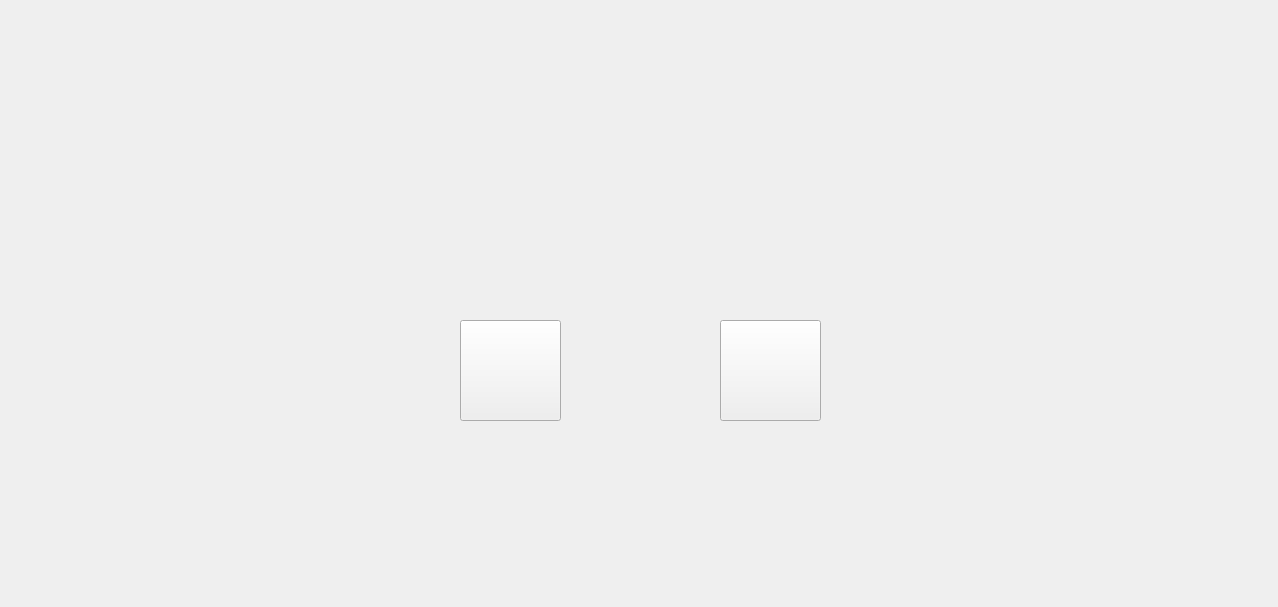
<?xml version="1.0" encoding="UTF-8"?>
<ui version="4.0">
 <class>Exit</class>
 <widget class="QWidget" name="Exit">
  <property name="geometry">
   <rect>
    <x>0</x>
    <y>0</y>
    <width>1278</width>
    <height>607</height>
   </rect>
  </property>
  <property name="windowTitle">
   <string>Form</string>
  </property>
  <widget class="QLabel" name="PicExit">
   <property name="geometry">
    <rect>
     <x>-2</x>
     <y>-5</y>
     <width>1301</width>
     <height>611</height>
    </rect>
   </property>
   <property name="text">
    <string/>
   </property>
   <property name="pixmap">
    <pixmap>Pic/Exit.jpg</pixmap>
   </property>
  </widget>
  <widget class="QPushButton" name="Yes">
   <property name="geometry">
    <rect>
     <x>460</x>
     <y>320</y>
     <width>101</width>
     <height>101</height>
    </rect>
   </property>
   <property name="text">
    <string/>
   </property>
  </widget>
  <widget class="QPushButton" name="No">
   <property name="geometry">
    <rect>
     <x>720</x>
     <y>320</y>
     <width>101</width>
     <height>101</height>
    </rect>
   </property>
   <property name="text">
    <string/>
   </property>
  </widget>
 </widget>
 <resources/>
 <connections>
  <connection>
   <sender>Yes</sender>
   <signal>clicked()</signal>
   <receiver>Exit</receiver>
   <slot>close()</slot>
   <hints>
    <hint type="sourcelabel">
     <x>510</x>
     <y>370</y>
    </hint>
    <hint type="destinationlabel">
     <x>638</x>
     <y>303</y>
    </hint>
   </hints>
  </connection>
 </connections>
</ui>
